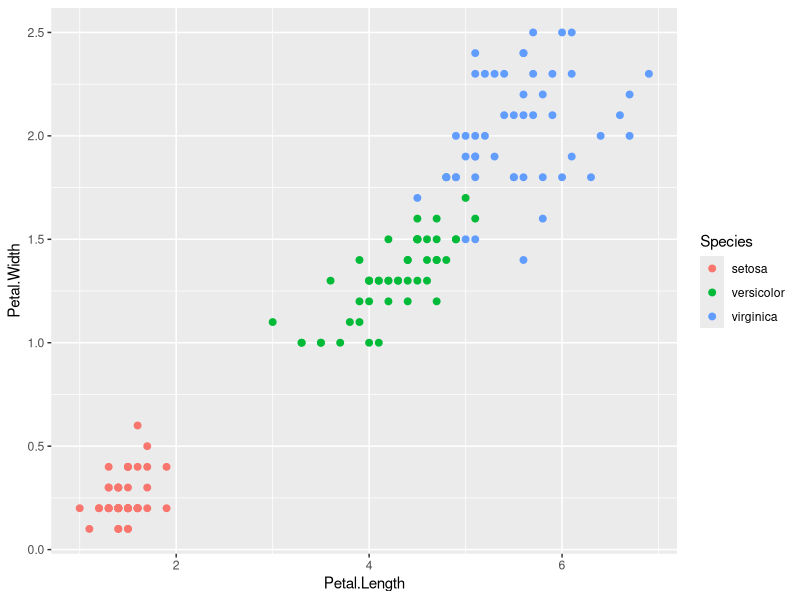
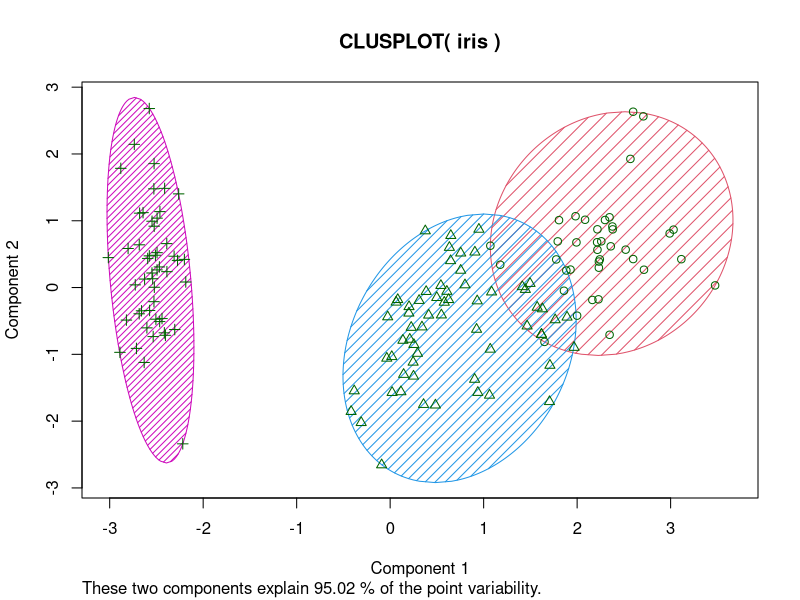
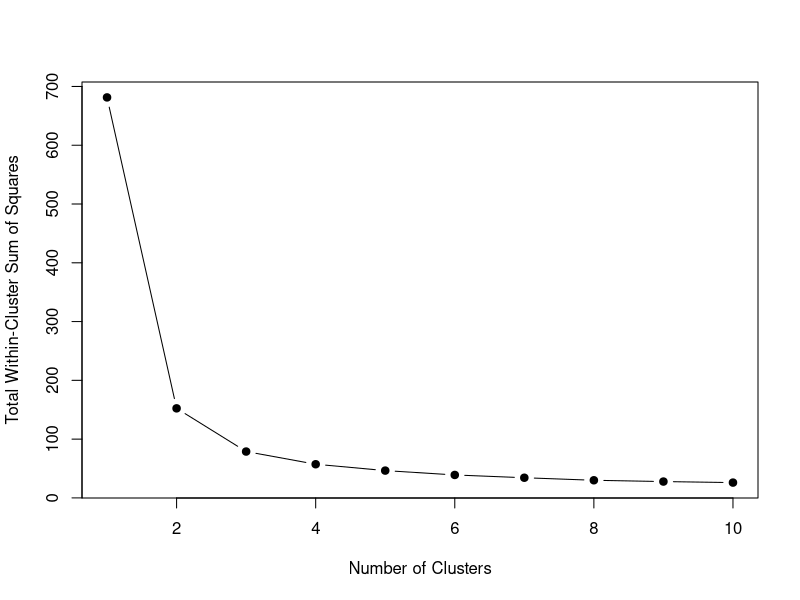

Write the R code that produced these figures, in order.
library(ggplot2)
library(cluster)
df <- iris
head(iris)

ggplot(df, aes(Petal.Length,Petal.Width)) + geom_point(aes(col=Species),size=2)

set.seed(101)
irisCluster <- kmeans (df[,1:4], centers = 3, nstart = 20)
irisCluster

table(irisCluster$cluster, df$Species)

clusplot(iris, irisCluster$cluster, color = T,shade = T,labels = 0,lines = 0)

tot.withinss <- sapply(1:10, function(i) {
  irisCluster <- kmeans(df[,1:4], center=i, nstart=20)
  return(irisCluster$tot.withinss)
})


plot(1:10, tot.withinss, type = "b",pch = 19, xlab = "Number of Clusters", ylab = "Total Within-Cluster Sum of Squares")
